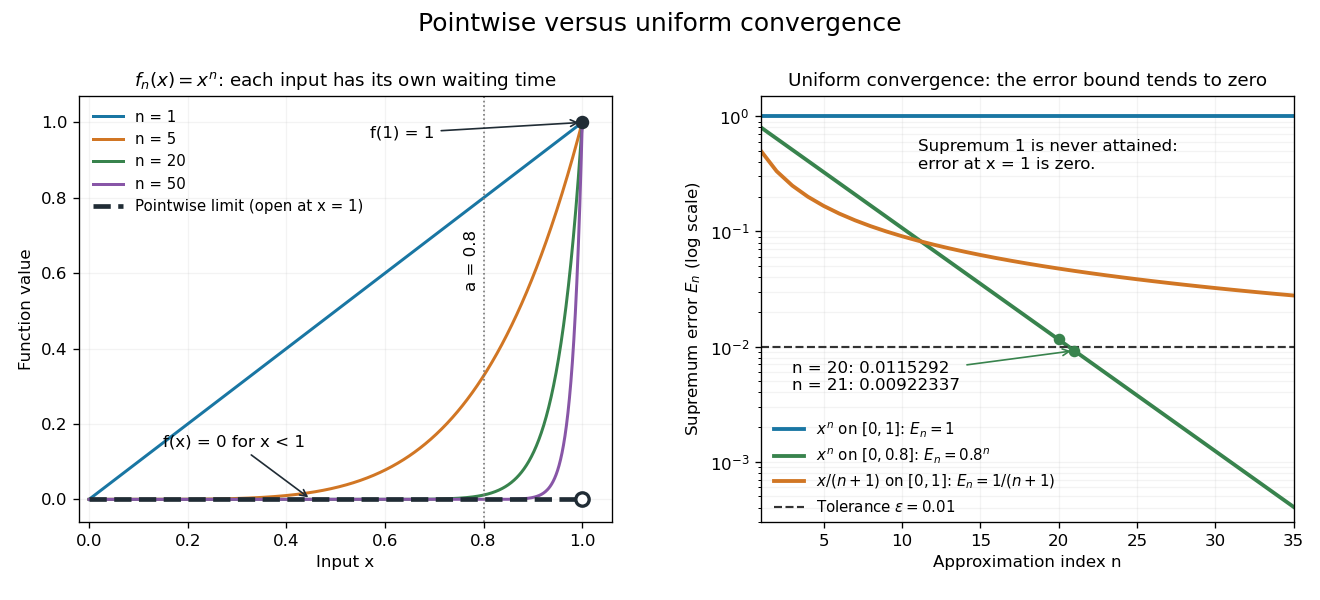

This chart was generated by the following Python code:
"""Pointwise limits and exact supremum errors; Python 3.14, matplotlib/numpy.

Run from _media to save the basename PNG in the current working directory.
"""

from pathlib import Path

import matplotlib
matplotlib.use("Agg")
import matplotlib.pyplot as plt
import numpy as np


def main():
    x = np.linspace(0, 1, 1001)
    n = np.arange(1, 36)
    threshold = int(np.ceil(np.log(.01) / np.log(.8)))
    assert threshold == 21
    assert .8**20 > .01 > .8**21
    assert np.allclose((2.0**(-1/n))**n, .5)
    colors = ["#1976a3", "#d17624", "#38834d", "#8856a7"]
    fig, axes = plt.subplots(1, 2, figsize=(11, 5), dpi=120)
    ax = axes[0]
    for k, color in zip([1, 5, 20, 50], colors):
        ax.plot(x, x**k, color=color, lw=1.8, label=f"n = {k}")
    ax.plot([0, 1], [0, 0], color="#202c35", lw=2.8, ls="--",
            label="Pointwise limit (open at x = 1)")
    ax.scatter([1], [0], s=64, facecolors="white", edgecolors="#202c35",
               linewidths=2, zorder=6)
    ax.scatter([1], [1], s=50, color="#202c35", zorder=6)
    ax.annotate("f(1) = 1", (1, 1), xytext=(.57, .96), fontsize=10,
                arrowprops={"arrowstyle": "->", "color": "#202c35"})
    ax.annotate("f(x) = 0 for x < 1", (.45, 0), xytext=(.15, .14), fontsize=10,
                arrowprops={"arrowstyle": "->", "color": "#202c35"})
    ax.axvline(.8, color="#777777", lw=1, ls=":")
    ax.text(.79, .56, "a = 0.8", rotation=90, ha="right", fontsize=10)
    ax.set(xlim=(-.02, 1.06), ylim=(-.06, 1.07), xlabel="Input x", ylabel="Function value")
    ax.set_title(r"$f_n(x)=x^n$: each input has its own waiting time", fontsize=11)
    ax.legend(loc="upper left", fontsize=9, frameon=False)
    ax.grid(alpha=.15)
    ax = axes[1]
    ax.semilogy(n, np.ones_like(n), color=colors[0], lw=2.3, label=r"$x^n$ on $[0,1]$: $E_n=1$")
    ax.semilogy(n, .8**n, color=colors[2], lw=2.3, label=r"$x^n$ on $[0,0.8]$: $E_n=0.8^n$")
    ax.semilogy(n, 1/(n+1), color=colors[1], lw=2.3, label=r"$x/(n+1)$ on $[0,1]$: $E_n=1/(n+1)$")
    ax.axhline(.01, color="#333333", ls="--", lw=1.3, label=r"Tolerance $\varepsilon=0.01$")
    ax.scatter([20, 21], [.8**20, .8**21], color=colors[2], s=35, zorder=5)
    ax.annotate("n = 20: 0.0115292\nn = 21: 0.00922337", (21, .8**21),
                xytext=(3, .0042), fontsize=10,
                arrowprops={"arrowstyle": "->", "color": colors[2]})
    ax.text(11, .35, "Supremum 1 is never attained:\nerror at x = 1 is zero.", fontsize=10)
    ax.set(xlim=(1, 35), ylim=(.0003, 1.5), xlabel="Approximation index n", ylabel=r"Supremum error $E_n$ (log scale)")
    ax.set_title("Uniform convergence: the error bound tends to zero", fontsize=11)
    ax.legend(loc="lower left", bbox_to_anchor=(0, -.015), fontsize=9, frameon=False)
    ax.grid(alpha=.15, which="both")
    fig.suptitle("Pointwise versus uniform convergence", fontsize=15)
    fig.subplots_adjust(left=.06, right=.98, bottom=.13, top=.84, wspace=.28)
    fig.savefig(Path.cwd() / Path(__file__).with_suffix(".png").name, facecolor="white", transparent=False)
    plt.close(fig)
    print(f"a=0.8: threshold={threshold}, error20={.8**20:.12g}, error21={.8**21:.12g}")


if __name__ == "__main__":
    main()
